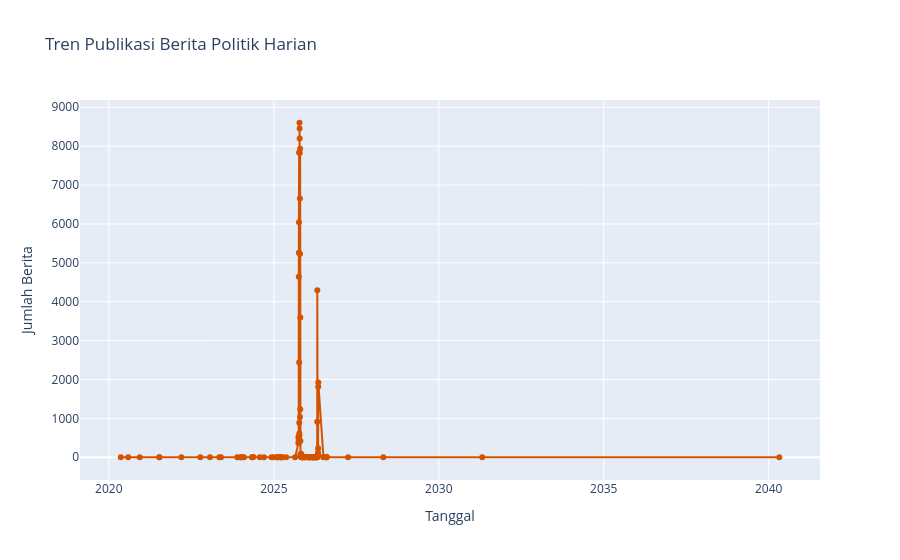

Here is the notebook cell this chart was saved with:
### Code cell
trend_harian_bersih = trend_harian[trend_harian["tanggal"].dt.year >= 2020]

fig1 = px.line(
    trend_harian_bersih, 
    x="tanggal", 
    y="count", 
    title="Tren Publikasi Berita Politik Harian",
    labels={"tanggal": "Tanggal", "count": "Jumlah Berita"},
    markers=True,
    color_discrete_sequence=["#d35400"]
)

fig1.update_traces(hovertemplate='<b>Tanggal:</b> %{x|%d %b %Y}<br><b>Jumlah Berita:</b> %{y:,.0f}<extra></extra>')
fig1.update_layout(hovermode="x unified")
fig1.show()

### Figure 1 — Plotly figure (JSON) as saved in the notebook; plotly's stock layout.template omitted (floating-point values rounded to 4 significant figures; data arrays with more than 128 entries replaced by an {"elided": "..."} marker saying what was removed)
{"data": [{"hovertemplate": "<b>Tanggal:</b> %{x|%d %b %Y}<br><b>Jumlah Berita:</b> %{y:,.0f}<extra></extra>", "legendgroup": "", "line": {"color": "#d35400", "dash": "solid"}, "marker": {"symbol": "circle"}, "mode": "lines+markers", "name": "", "orientation": "v", "showlegend": false, "type": "scatter", "x": {"elided": "130 str values"}, "xaxis": "x", "y": {"elided": "130 int values"}, "yaxis": "y"}], "layout": {"hovermode": "x unified", "legend": {"tracegroupgap": 0}, "title": {"text": "Tren Publikasi Berita Politik Harian"}, "xaxis": {"anchor": "y", "domain": [0, 1], "title": {"text": "Tanggal"}}, "yaxis": {"anchor": "x", "domain": [0, 1], "title": {"text": "Jumlah Berita"}}}}
